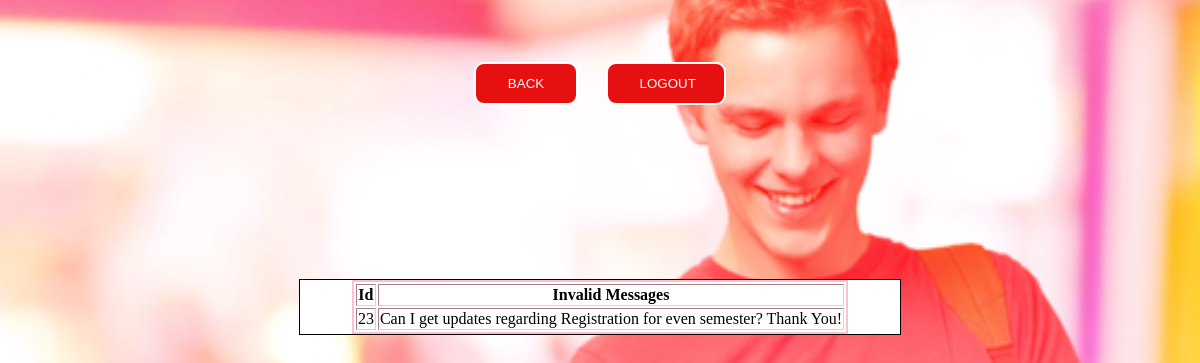
Screenshot of /iad.php with the database file from the repository.
### tables this page shows
CREATE TABLE `complaint` (
  `id` int(11) NOT NULL,
  `messages` varchar(3000) NOT NULL
);

### iad.php (the view, shortened to what this page needs)
<?php
    $conn = mysqli_connect("localhost", "root", "", "bot") or die("Database Error");
?>
<!DOCTYPE html>
<html>
<head>
</head>
<body>
  <center>
    <form action="" method="post">
      <div class="input-data">
     <br> <br> <br>
<a href="adminlogin.php"><input type="button" id="invalid_btn" value=" BACK "style="color:#ffffff; padding: 12px 28px ; background-color:#e61010; border-radius: 10px; border: 2px solid white;"/></a>&nbsp;&nbsp;&nbsp;&nbsp;&nbsp;&nbsp;
<a href="login.php"><input type="button" id="logout_btn" value=" LOGOUT" style="color:#ffffff; padding: 12px 28px ; background-color:#e61010; border-radius: 10px; border: 2px solid white;"/></a>
</div>
       <br> <br> <br> <br> <br> <br> <br> <br>
    </form>
    <div class="transbox">
<?php
    $sql = "SELECT * FROM complaint";
$result = $conn->query($sql);
echo "<table border='1'>
<tr>
<th>Id</th>
<th>Invalid Messages</th>
</tr>";
if ($result->num_rows > 0)
{
  while($row = $result->fetch_assoc())
  {
  echo "<tr>";
  echo "<td>" . $row['id'] . "</td>";
  echo "<td>" . $row['messages'] . "</td>";
  echo "</tr>";
  }
}
else
{
  echo "0 results";
}
echo "</table>";
?>
 </center>
</body>
</html>

### iad.php (style rules this page uses)
body { background-image: url('a.jpg'), url('c.jfif'); background-repeat: no-repeat; background-attachment: fixed; background-position: right center; background-size: cover; background-blend-mode: screen; }
div.transbox { margin: 30px; width: 600px; background-color: #ffffff; border: 1px solid black; opacity: 100; }
table { border-style:solid; border-width:2px; border-color:pink; }

### rows the page displays
complaint: id "23", messages "Can I get updates regarding Registration for even semester? Thank You!"
